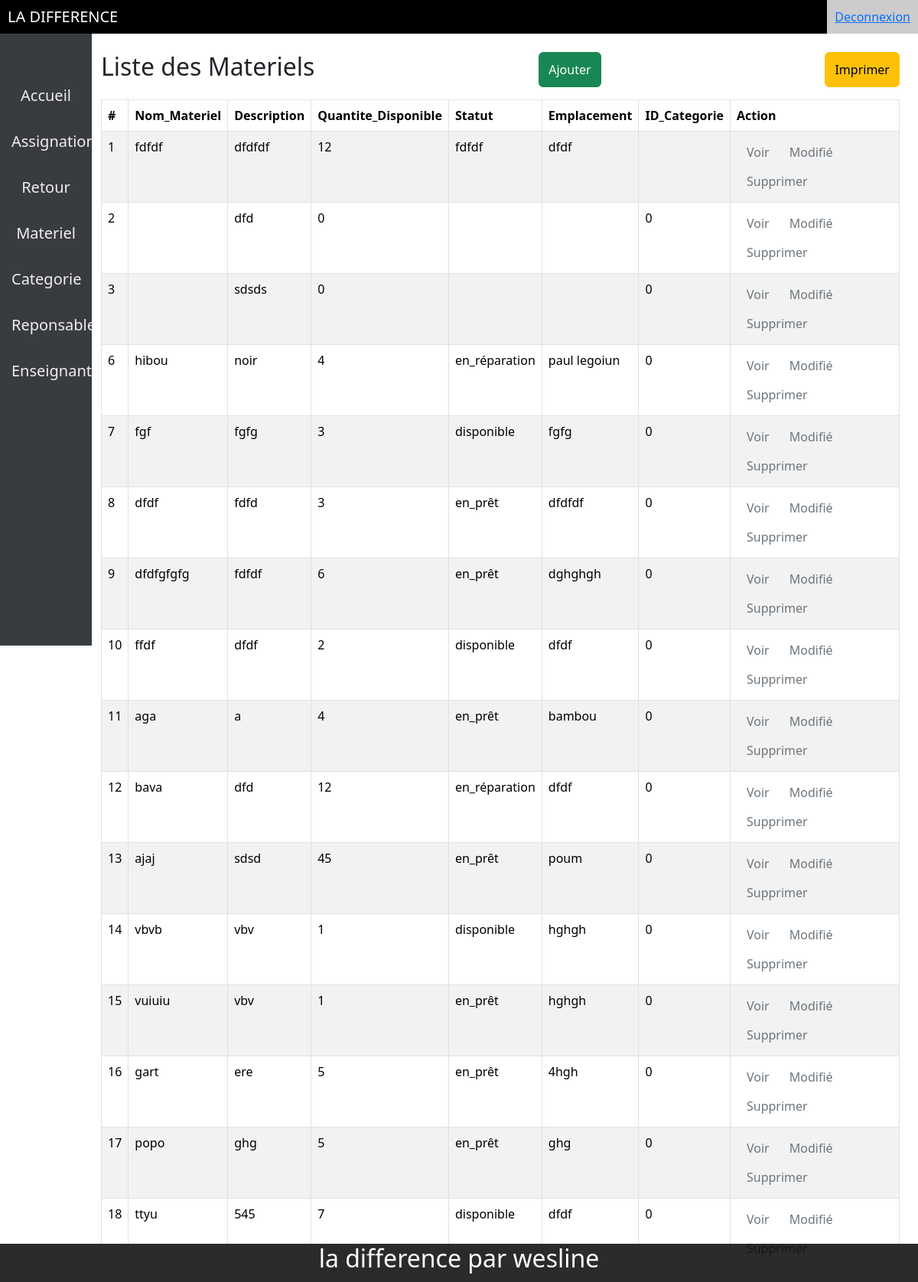
/difference/difference/page/materiel/index.php, run on the app's committed database.
### tables this page shows
CREATE TABLE IF NOT EXISTS `materiel_didactique` (
  `id` int NOT NULL AUTO_INCREMENT,
  `Nom_Materiel` varchar(255) NOT NULL,
  `Description` text,
  `Quantite_Disponible` int DEFAULT NULL,
  `Statut` varchar(20) DEFAULT NULL,
  `Emplacement` varchar(50) DEFAULT NULL,
  `ID_Categorie` varchar(255) DEFAULT NULL,
  PRIMARY KEY (`id`)
);

### difference/difference/page/materiel/index.php (the view, shortened to what this page needs)
<!DOCTYPE html>
<html lang="en">
<head>
    <link rel="stylesheet" href="../../ex_style/css/bootstrap.min.css">
    <link rel="stylesheet" href="style.css">
</head>
<body>
    <?php require_once "../../components/navbar.php";?>
    <?php require_once "../../components/siberbar.php";?>
    <div class="content">
        <div class="container-fluid mb-9">
            <div class="row">
                    <div class="col-md-12">
                        <div class="mt-4 mb-3 d-flex justify-content-between">
                            <h2 class="pull-left">Liste des Materiels</h2>
                            <button type="button" class="btn btn-success" data-bs-toggle="modal" data-bs-target="#modaladd"><i class="fa fa-plus"></i> Ajouter</button>
                            <button class="btn btn-warning" data-bs-toggle="modal" data-bs-target="#modaladd" onclick="window.print()">Imprimer</button>
                        </div>
                        <?php
                        require_once "../../config/config.php";
                                            $sql = "SELECT * FROM materiel_didactique";
                        if($result = mysqli_query($link, $sql)){
                            if(mysqli_num_rows($result) > 0){
                                echo '<table class="table table-hover table-bordered table-striped">';
                                    echo "<thead>";
                                        echo "<tr>";
                                            echo "<th>#</th>";
                                            echo "<th>Nom_Materiel</th>";
                                            echo "<th>Description</th>";
                                            echo "<th>Quantite_Disponible</th>";
                                            echo "<th>Statut</th>";
                                            echo "<th>Emplacement</th>";
                                            echo "<th>ID_Categorie</th>";
                                            echo "<th>Action</th>";
                                        echo "</tr>";
                                    echo "</thead>";
                                    echo "<tbody>";
                                    while($row = mysqli_fetch_array($result)){
                                        echo "<tr>";
                                            echo "<td>" . $row['id'] . "</td>";
                                            echo "<td>" . $row['Nom_Materiel'] . "</td>";
                                            echo "<td>" . $row['Description'] . "</td>";
                                            echo "<td>" . $row['Quantite_Disponible'] . "</td>";
                                            echo "<td>" . $row['Statut'] . "</td>";
                                            echo "<td>" . $row['Emplacement'] . "</td>";
                                            echo "<td>" . $row['ID_Categorie'] . "</td>";
                                            echo "<td>";
                                                echo '<a class="btn btn-pink text-secondary" href="read.php?id='. $row['id'] .'">Voir</a>';
                                                echo '<a class="btn btn-pink text-secondary" href="update.php?id='. $row['id'] .'">Modifié</i></a>';
                                                echo '<a class="btn btn-pink text-secondary" href="delete.php?id='. $row['id'] .'" >Supprimer</a>';
                                            echo "</td>";
                                        echo "</tr>";
                                    }
                                    echo "</tbody>";
                                echo "</table>";
                            } else{
                                echo '<div class="alert alert-danger"><em>Pas d\'enregistrement</em></div>';
                            }
                        } else{
                            echo "Oops! Une erreur est survenue";
                        }
                        ?>
                    </div>
            </div>
        </div>
    </div>
      <?php require_once "../../components/footer.php";?>
</body>
</html>

### difference/difference/page/materiel/style.css (style rules this page uses)
body { font-family: Arial, sans-serif; }
button { background-color: #4caf50; color: white; padding: 12px 20px; border: none; border-radius: 4px; cursor: pointer; transition: background-color 0.3s; }

### data on the page
materiel_didactique: id "1", Nom_Materiel "fdfdf", Description "dfdfdf", Quantite_Disponible "12", Statut "fdfdf", Emplacement "dfdf"
materiel_didactique: id "2", Description "dfd", Quantite_Disponible "0", ID_Categorie "0"
materiel_didactique: id "3", Description "sdsds", Quantite_Disponible "0", ID_Categorie "0"
materiel_didactique: id "6", Nom_Materiel "hibou", Description "noir", Quantite_Disponible "4", Statut "en_réparation", Emplacement "paul legoiun", ID_Categorie "0"
materiel_didactique: id "7", Nom_Materiel "fgf", Description "fgfg", Quantite_Disponible "3", Statut "disponible", Emplacement "fgfg", ID_Categorie "0"
materiel_didactique: id "8", Nom_Materiel "dfdf", Description "fdfd", Quantite_Disponible "3", Statut "en_prêt", Emplacement "dfdfdf", ID_Categorie "0"
materiel_didactique: id "9", Nom_Materiel "dfdfgfgfg", Description "fdfdf", Quantite_Disponible "6", Statut "en_prêt", Emplacement "dghghgh", ID_Categorie "0"
materiel_didactique: id "10", Nom_Materiel "ffdf", Description "dfdf", Quantite_Disponible "2", Statut "disponible", Emplacement "dfdf", ID_Categorie "0"
materiel_didactique: id "11", Nom_Materiel "aga", Description "a", Quantite_Disponible "4", Statut "en_prêt", Emplacement "bambou", ID_Categorie "0"
materiel_didactique: id "12", Nom_Materiel "bava", Description "dfd", Quantite_Disponible "12", Statut "en_réparation", Emplacement "dfdf", ID_Categorie "0"
materiel_didactique: id "13", Nom_Materiel "ajaj", Description "sdsd", Quantite_Disponible "45", Statut "en_prêt", Emplacement "poum", ID_Categorie "0"
materiel_didactique: id "14", Nom_Materiel "vbvb", Description "vbv", Quantite_Disponible "1", Statut "disponible", Emplacement "hghgh", ID_Categorie "0"
materiel_didactique: id "15", Nom_Materiel "vuiuiu", Description "vbv", Quantite_Disponible "1", Statut "en_prêt", Emplacement "hghgh", ID_Categorie "0"
materiel_didactique: id "16", Nom_Materiel "gart", Description "ere", Quantite_Disponible "5", Statut "en_prêt", Emplacement "4hgh", ID_Categorie "0"
materiel_didactique: id "17", Nom_Materiel "popo", Description "ghg", Quantite_Disponible "5", Statut "en_prêt", Emplacement "ghg", ID_Categorie "0"
materiel_didactique: id "18", Nom_Materiel "ttyu", Description "545", Quantite_Disponible "7", Statut "disponible", Emplacement "dfdf", ID_Categorie "0"
